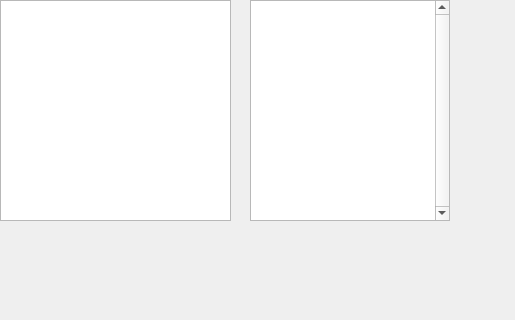
<?xml version="1.0" encoding="UTF-8"?>
<ui version="4.0">
 <class>MobileRobotsClass</class>
 <widget class="QMainWindow" name="MobileRobotsClass">
  <property name="geometry">
   <rect>
    <x>0</x>
    <y>0</y>
    <width>515</width>
    <height>320</height>
   </rect>
  </property>
  <property name="sizePolicy">
   <sizepolicy hsizetype="Fixed" vsizetype="Fixed">
    <horstretch>0</horstretch>
    <verstretch>0</verstretch>
   </sizepolicy>
  </property>
  <property name="minimumSize">
   <size>
    <width>320</width>
    <height>320</height>
   </size>
  </property>
  <property name="sizeIncrement">
   <size>
    <width>32</width>
    <height>32</height>
   </size>
  </property>
  <property name="baseSize">
   <size>
    <width>320</width>
    <height>320</height>
   </size>
  </property>
  <property name="windowTitle">
   <string>MobileRobots</string>
  </property>
  <property name="toolButtonStyle">
   <enum>Qt::ToolButtonIconOnly</enum>
  </property>
  <widget class="QWidget" name="centralWidget">
   <widget class="QGraphicsView" name="canvas">
    <property name="geometry">
     <rect>
      <x>0</x>
      <y>0</y>
      <width>231</width>
      <height>221</height>
     </rect>
    </property>
    <property name="sizeIncrement">
     <size>
      <width>32</width>
      <height>32</height>
     </size>
    </property>
    <property name="mouseTracking">
     <bool>false</bool>
    </property>
    <property name="acceptDrops">
     <bool>false</bool>
    </property>
    <property name="verticalScrollBarPolicy">
     <enum>Qt::ScrollBarAlwaysOff</enum>
    </property>
    <property name="horizontalScrollBarPolicy">
     <enum>Qt::ScrollBarAlwaysOff</enum>
    </property>
    <property name="sizeAdjustPolicy">
     <enum>QAbstractScrollArea::AdjustIgnored</enum>
    </property>
    <property name="interactive">
     <bool>true</bool>
    </property>
    <property name="renderHints">
     <set>QPainter::Antialiasing|QPainter::HighQualityAntialiasing|QPainter::SmoothPixmapTransform</set>
    </property>
    <property name="resizeAnchor">
     <enum>QGraphicsView::AnchorViewCenter</enum>
    </property>
   </widget>
   <widget class="QPlainTextEdit" name="infoWidget">
    <property name="geometry">
     <rect>
      <x>250</x>
      <y>0</y>
      <width>200</width>
      <height>221</height>
     </rect>
    </property>
    <property name="sizePolicy">
     <sizepolicy hsizetype="Fixed" vsizetype="Expanding">
      <horstretch>0</horstretch>
      <verstretch>0</verstretch>
     </sizepolicy>
    </property>
    <property name="locale">
     <locale language="English" country="UnitedStates"/>
    </property>
    <property name="verticalScrollBarPolicy">
     <enum>Qt::ScrollBarAlwaysOn</enum>
    </property>
    <property name="horizontalScrollBarPolicy">
     <enum>Qt::ScrollBarAlwaysOff</enum>
    </property>
    <property name="readOnly">
     <bool>true</bool>
    </property>
   </widget>
  </widget>
  <widget class="QMenuBar" name="menuBar">
   <property name="geometry">
    <rect>
     <x>0</x>
     <y>0</y>
     <width>515</width>
     <height>21</height>
    </rect>
   </property>
  </widget>
 </widget>
 <layoutdefault spacing="6" margin="11"/>
 <resources>
  <include location="MobileRobots.qrc"/>
 </resources>
 <connections/>
</ui>
